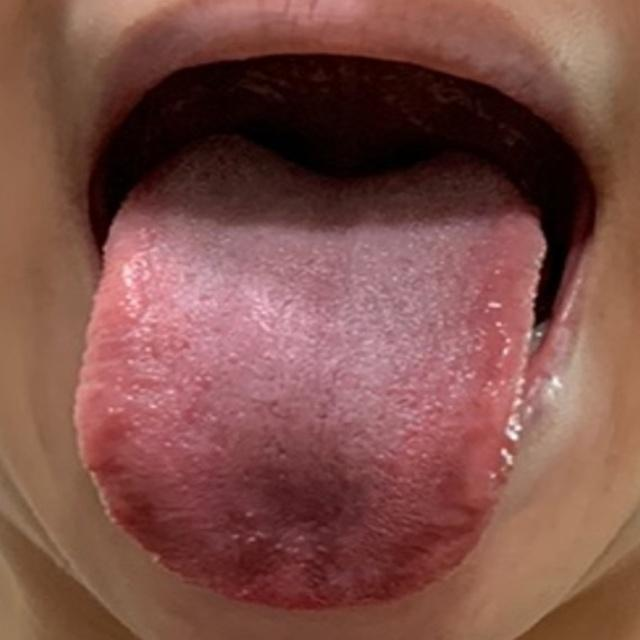
#> input picture Data Manipulation/Segmentation/Samples/sample_1.jpg, 640 x 640 px; its folder holds only this picture in this run
$ jupyter execute --allow-errors test_segmentation.ipynb
#> lines starting #> are read from the running program, lines starting #| are printed output that depends on the picture; after the words box and inside, x2 and y2 are one past the last pixel; in counts of white or black regions, pixels touching at a corner belong together
# Purpose

To carry out testing of the proposed pipeline to detect the tongue using OpenCV

Pipeline: Image > CLAHE > Image thresholding > detect contours of image > use contours to detect centre of tongue

Thereafter, we apply the SAM2 model on the image and see the results

[cell 1]
# pip install if running on colab
# !pip install ultralytics --quiet

[cell 2]
# If running on colab, uncomment bottom line in this cell
# zip the Samples folder, then manually upload to colab to unzip

# !unzip Samples.zip

[cell 3]
import cv2

import matplotlib.pyplot as plt

from PIL import Image
import numpy as np

from ultralytics import SAM

import torch

[cell 4]
def find_tongue_center(image_path):
    '''
    Finds the center of the tongue. Process:
    1. read image, convert into grayscale
    2. Apply CLAHE to enhance image features
    3. Apply binary thresholding
    4. Look for contours in the thresholded image
    5. Get the largest contour in terms of area, then find its centroid by computing moments

    Args:
        image_path (str): path to the image

    Returns:
        list of ints: (x, y) coordinates of center of tongue. If unable to find center of tongue, entries will be
        [-1, -1] instead
    '''
#> called with image_path = './Samples/sample_1.jpg'
    # Load the image
    image = cv2.imread(image_path)
#> image is the input picture: shape (640, 640, 3); mean B, G, R 72.5, 79.7, 126.9
    gray = cv2.cvtColor(image, cv2.COLOR_BGR2GRAY)
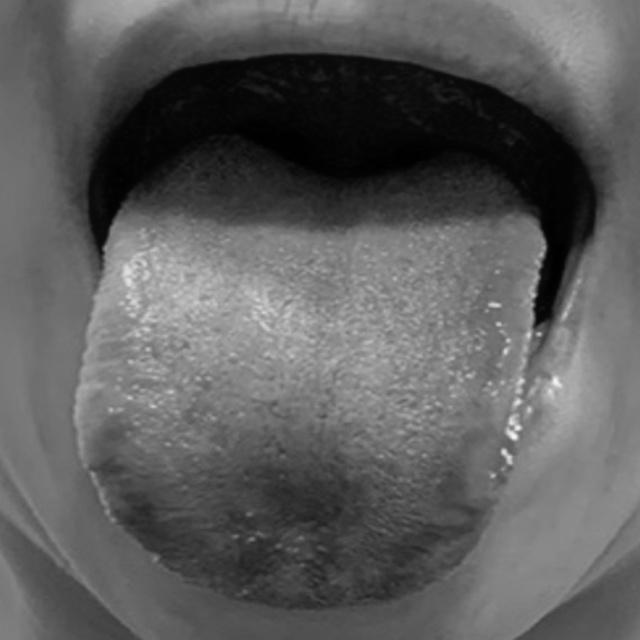
#> gray: shape (640, 640); min 0, max 245, mean 93

    # Enhance contrast
    clahe = cv2.createCLAHE(clipLimit=3.0, tileGridSize=(8, 8))
    enhanced = clahe.apply(gray)
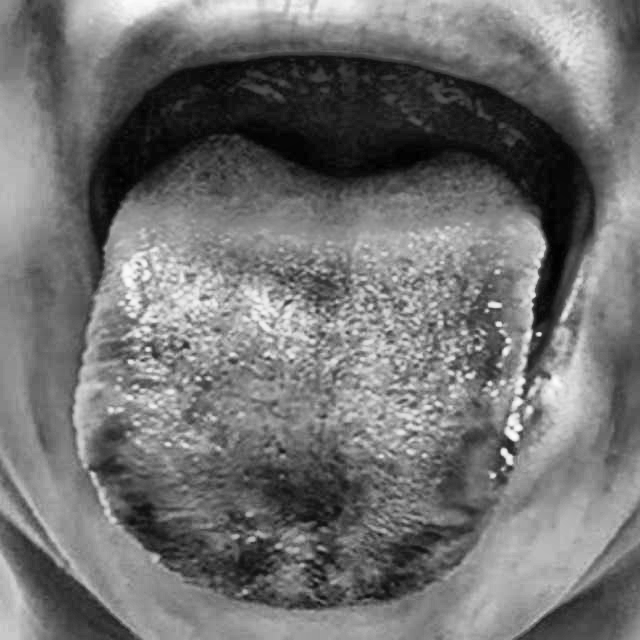
#> enhanced: shape (640, 640); min 1, max 252, mean 113.4

    # Threshold the image
    _, binary = cv2.threshold(enhanced, 0, 255, cv2.THRESH_BINARY + cv2.THRESH_OTSU)
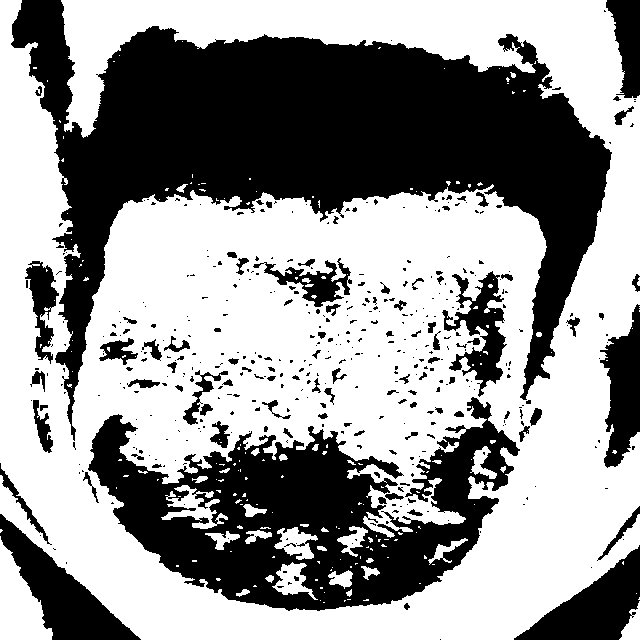
#> binary: shape (640, 640); 58.7% white; 431 black regions (331 under 20 px)

    # Find contours
    contours, _ = cv2.findContours(binary, cv2.RETR_EXTERNAL, cv2.CHAIN_APPROX_SIMPLE)
#> contours = 64 contours, 60 with area under 20; largest, box (x1, y1, x2, y2) and area: (0, 0, 640, 640) 290868, (0, 536, 53, 640) 2850, (619, 601, 640, 640) 397, (176, 184, 188, 193) 34

    if contours:
        # Find the largest contour
        tongue_contour = max(contours, key=cv2.contourArea)
#> tongue_contour = contour of 2569 points, box (x1, y1, x2, y2) (0, 0, 640, 640), area 290868

        # Compute the center of the tongue
        M = cv2.moments(tongue_contour)
#> M = moments, m00 290868, centre m10/m00, m01/m00 = (318.5, 363.4)
        if M["m00"] != 0:
            cx = int(M["m10"] / M["m00"])
#> cx = 318
            cy = int(M["m01"] / M["m00"])
#> cy = 363
#> `cx, cy = find_tongue_center(f"./Samples/sample_{i}.jpg")`: cx = 318; cy = 363
        else:
            cx, cy = 0, 0

        # [8 lines of commented-out code are left out]

        return [cx, cy]
    else:
        print(f"No contours found for image path: {image_path}")
        # return [-1, -1] to invalidate return value, and throw error if we access the values
        return [-1, -1]

[cell 5]
coords = []

#> (the rest of this cell did not finish here and is left out)

[cell 6]
coords
#> Out = [(318, 363)]

## Using SAM2 to segment the tongues

#> (a cell that did not finish here is left out)

[cell 8]
def segment(image, center):
    '''
    Uses the SAM2 model to segment the tongue out

    Args:
        image (PIL.Image): image as read from PIL image library
        center (list): list of coordinates for center of the tongue

    Returns:
        segmented_image (np.array): image after performing segmentation and masking
        mask_pil (np.array): image mask of the tongue
    '''
    image_np = np.array(image)

    # Segmentation: arbitrarily take 0, 0 as a point that does not contain the tongue
    results_pil = model(image_np, points=[center, [0, 0]], labels=[1, 0])

    # Get the mask from the results
    mask_pil = results_pil[0].masks.data[0].cpu().numpy()

    # Masking
    binary_mask = mask_pil > 0.5
    rgb_mask = np.repeat(binary_mask[:, :, np.newaxis], 3, axis=2)
    segmented_image = image_np * rgb_mask

    return segmented_image, mask_pil

[cell 9]
# read images into a list of images
im_lst = []

#> (the rest of this cell did not finish here and is left out)

[cell 10]
im_lst

[cell 11]
segmented_images = []
#> segmented_images = []
masks = []

#> (the rest of this cell did not finish here and is left out)
